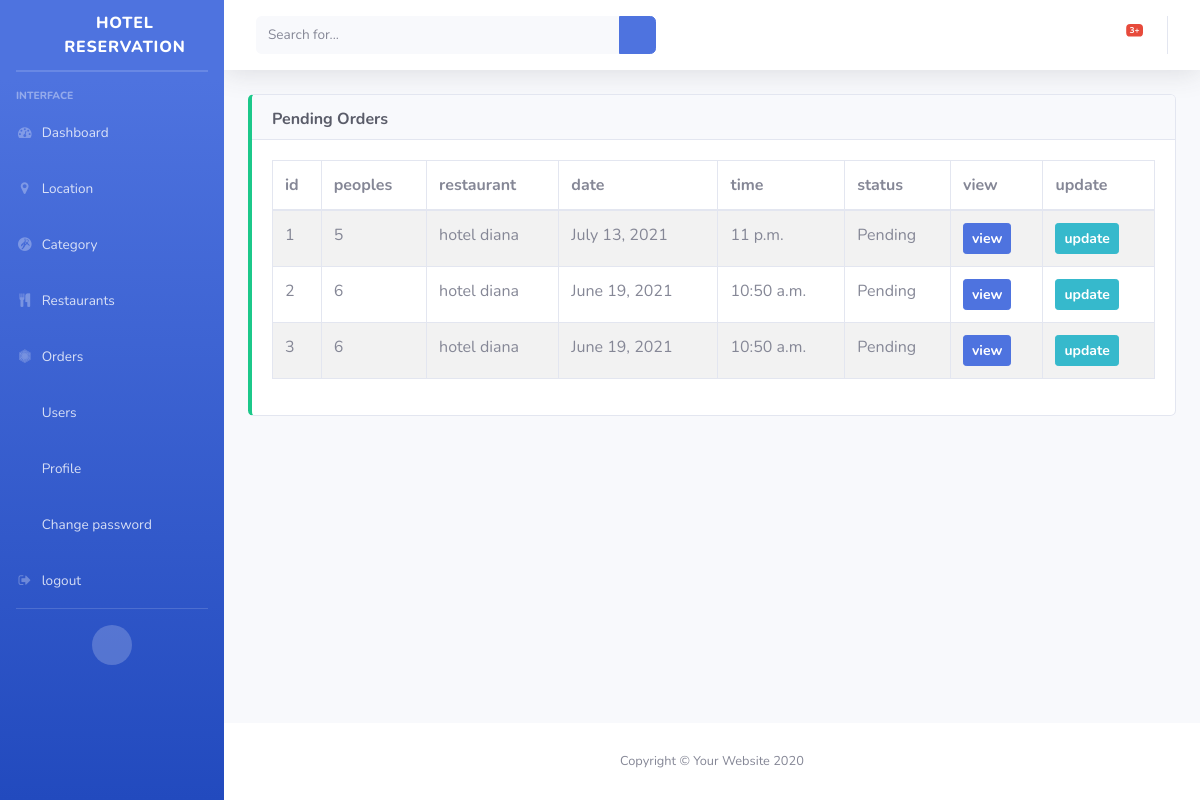
Before: /orders/pending/ (signed in) with the older database file.
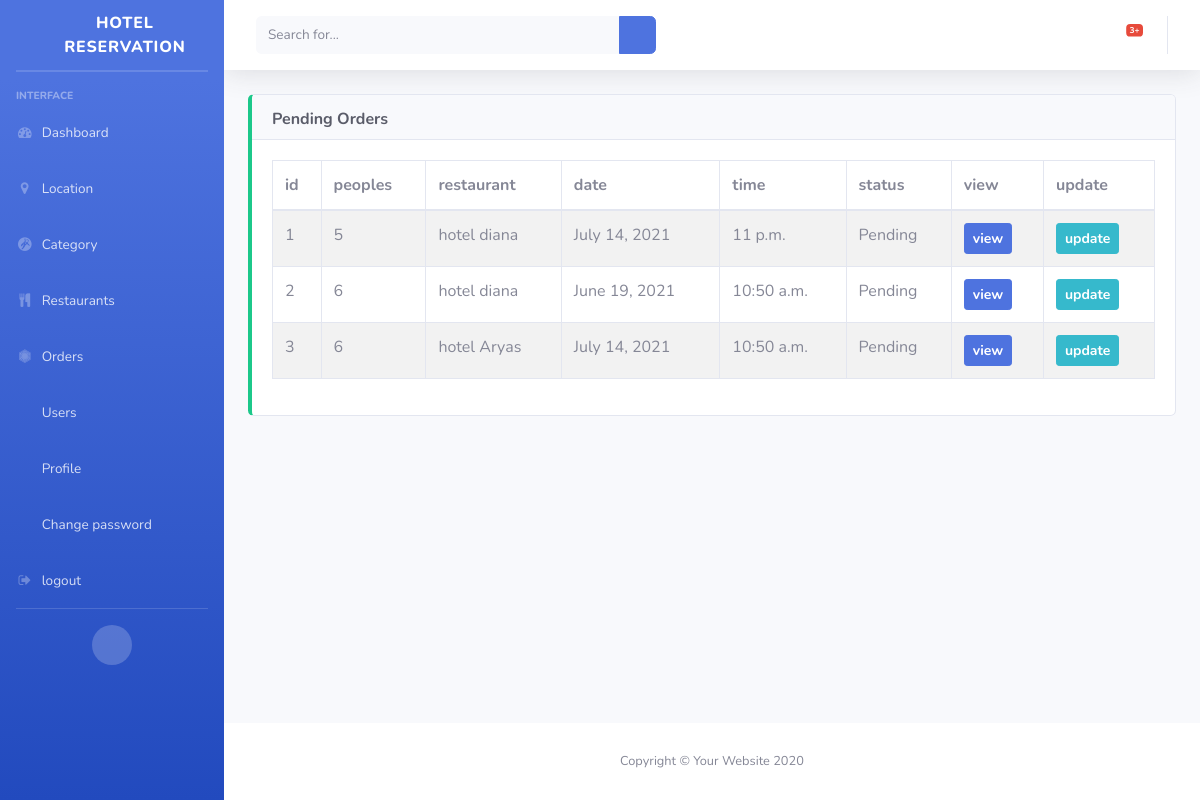
After: the same page with the newer database file.
### customer/models.py (models this page shows, shortened)
class Booking(models.Model):
    ORDER_STATUS = (('Pending', 'Pending'), ('Confirmed', 'Confirmed'),
                    ('Completed', 'Completed'), ('Cancelled', 'Cancelled'))
    id = models.UUIDField(primary_key=True, default=uuid.uuid4, editable=False)
    restaurant = models.ForeignKey(Restaurant, on_delete=models.DO_NOTHING)
    user = models.ForeignKey(User, on_delete=models.DO_NOTHING)
    order_status = models.CharField(
        max_length=10, choices=ORDER_STATUS, default='Pending')
    guest = models.IntegerField(validators=[MinValueValidator(1), ])
    date = models.DateField()
    time = models.TimeField()
    paymentmethod = models.CharField(max_length=100, null=True, blank=True)
    created_at = models.DateTimeField(auto_now=True, blank=True, null=True)
    def get_absolute_url(self):
        return reverse("order-detail", kwargs={"pk": self.pk})
    def update_url(self):
        return reverse('order-update', kwargs={'pk': self.pk})

### restaurant/models.py (models this page shows, shortened)
class Restaurant(models.Model):
    phone_regex = RegexValidator(
        regex=r'^\+?1?\d{10,10}$', message="Phone must be in the format: '+999999999'.Please enter 10 digits mobile number.")
    name = models.CharField(max_length=100, verbose_name="Restaurant name")
    description = models.TextField()
    address = models.TextField()
    phone = models.CharField(validators=[phone_regex], max_length=10)
    categorys = models.ManyToManyField(RestCategory)
    location = models.ForeignKey(
        Location, on_delete=models.SET_NULL, blank=True, null=True)
    status = models.BooleanField(default=False)
    opentime = models.TimeField()
    closstime = models.TimeField()
    seatingCapacity = models.IntegerField(blank=True, null=True)
    user = models.OneToOneField(
        User, on_delete=models.CASCADE, blank=True, null=True)
    slug = models.SlugField(unique=True, blank=True, null=True)
    logo = models.ImageField(upload_to='rest/', blank=True, null=True)

### core/decorators.py (the view)
    def wrapper(request, *args, **kwargs):
        if request.user is not None:
            print(request.user)
            if request.user.is_staff or request.user.is_staff:
                return view_func(request, *args, **kwargs)
            else:
                return redirect(reverse('logout-view'))
        else:
            return redirect(reverse('login-view'))

### customer/views.py (called while the page is built)
@auth_user
def PendingOrders(request):
    if not request.user.is_superuser and request.user.is_staff:
        data = Booking.objects.filter(
            restaurant__user=request.user, order_status='Pending')
        context = {
            "data": data,
            "heading": "pending Orders"
        }
        return render(request, "booking/list.html", context)
    else:
        data = Booking.objects.filter(order_status='Pending')
        context = {
            "data": data,
            "heading": "pending Orders"
        }
        return render(request, "booking/list.html", context)

### customer/templates/booking/list.html (shortened to what this page needs)
{% extends 'base.html' %} {% comment %}##########{% endcomment %}
{% block cardtitle %}{{heading}} {% endblock cardtitle %}
{% block content %}
<div class="table-responsive">
  <table class="table table-bordered table-striped table-hover" id="dataTable">
    <thead>
      <tr>
        <th>id</th>
        <th>peoples</th>
        <th>restaurant</th>
        <th>date</th>
        <th>time</th>
        <th>status</th>
        <th>view</th>
        <th>update</th>
      </tr>
    </thead>
    <tbody>
      {% for i in data %}
      <tr>
        <td>{{forloop.counter}}</td>
        <td>{{i.guest}}</td>
        <td>{{i.restaurant.name}}</td>
        <td>{{i.date}}</td>
        <td>{{i.time}}</td>
        <td>{{i.order_status}}</td>
         <td>
                                <a href="{{i.get_absolute_url}}"
                                    class="btn btn-sm btn-primary font-weight-bold">view</a>
                            </td>
        <td>
          <a href="{{i.update_url}}" class="btn btn-sm btn-info font-weight-bold">update</a>
        </td>
      </tr>
      {% endfor %}
    </tbody>
  </table>
</div>
{% endblock content %}

Changed rows visible on the page:
changed Booking (number 1 of 3 on the later page): date "July 13, 2021" → "July 14, 2021"
changed Booking: restaurant.name "hotel diana" → "hotel Aryas"; date "June 19, 2021" → "July 14, 2021"
